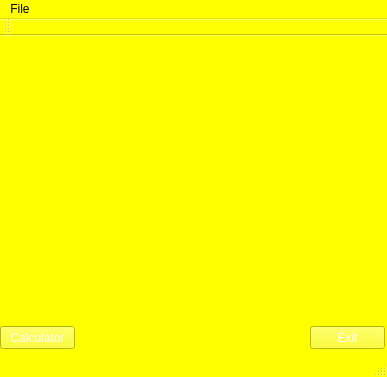
<?xml version="1.0" encoding="UTF-8"?>
<ui version="4.0">
 <class>MainWindow</class>
 <widget class="QMainWindow" name="MainWindow">
  <property name="geometry">
   <rect>
    <x>0</x>
    <y>0</y>
    <width>387</width>
    <height>377</height>
   </rect>
  </property>
  <property name="palette">
   <palette>
    <active>
     <colorrole role="WindowText">
      <brush brushstyle="SolidPattern">
       <color alpha="255">
        <red>0</red>
        <green>0</green>
        <blue>0</blue>
       </color>
      </brush>
     </colorrole>
     <colorrole role="Button">
      <brush brushstyle="SolidPattern">
       <color alpha="255">
        <red>255</red>
        <green>255</green>
        <blue>0</blue>
       </color>
      </brush>
     </colorrole>
     <colorrole role="Light">
      <brush brushstyle="SolidPattern">
       <color alpha="255">
        <red>255</red>
        <green>255</green>
        <blue>127</blue>
       </color>
      </brush>
     </colorrole>
     <colorrole role="Midlight">
      <brush brushstyle="SolidPattern">
       <color alpha="255">
        <red>255</red>
        <green>255</green>
        <blue>63</blue>
       </color>
      </brush>
     </colorrole>
     <colorrole role="Dark">
      <brush brushstyle="SolidPattern">
       <color alpha="255">
        <red>127</red>
        <green>127</green>
        <blue>0</blue>
       </color>
      </brush>
     </colorrole>
     <colorrole role="Mid">
      <brush brushstyle="SolidPattern">
       <color alpha="255">
        <red>170</red>
        <green>170</green>
        <blue>0</blue>
       </color>
      </brush>
     </colorrole>
     <colorrole role="Text">
      <brush brushstyle="SolidPattern">
       <color alpha="255">
        <red>0</red>
        <green>0</green>
        <blue>0</blue>
       </color>
      </brush>
     </colorrole>
     <colorrole role="BrightText">
      <brush brushstyle="SolidPattern">
       <color alpha="255">
        <red>255</red>
        <green>255</green>
        <blue>255</blue>
       </color>
      </brush>
     </colorrole>
     <colorrole role="ButtonText">
      <brush brushstyle="SolidPattern">
       <color alpha="255">
        <red>0</red>
        <green>0</green>
        <blue>0</blue>
       </color>
      </brush>
     </colorrole>
     <colorrole role="Base">
      <brush brushstyle="SolidPattern">
       <color alpha="255">
        <red>255</red>
        <green>255</green>
        <blue>255</blue>
       </color>
      </brush>
     </colorrole>
     <colorrole role="Window">
      <brush brushstyle="SolidPattern">
       <color alpha="255">
        <red>255</red>
        <green>255</green>
        <blue>0</blue>
       </color>
      </brush>
     </colorrole>
     <colorrole role="Shadow">
      <brush brushstyle="SolidPattern">
       <color alpha="255">
        <red>0</red>
        <green>0</green>
        <blue>0</blue>
       </color>
      </brush>
     </colorrole>
     <colorrole role="AlternateBase">
      <brush brushstyle="SolidPattern">
       <color alpha="255">
        <red>255</red>
        <green>255</green>
        <blue>127</blue>
       </color>
      </brush>
     </colorrole>
     <colorrole role="ToolTipBase">
      <brush brushstyle="SolidPattern">
       <color alpha="255">
        <red>255</red>
        <green>255</green>
        <blue>220</blue>
       </color>
      </brush>
     </colorrole>
     <colorrole role="ToolTipText">
      <brush brushstyle="SolidPattern">
       <color alpha="255">
        <red>0</red>
        <green>0</green>
        <blue>0</blue>
       </color>
      </brush>
     </colorrole>
    </active>
    <inactive>
     <colorrole role="WindowText">
      <brush brushstyle="SolidPattern">
       <color alpha="255">
        <red>0</red>
        <green>0</green>
        <blue>0</blue>
       </color>
      </brush>
     </colorrole>
     <colorrole role="Button">
      <brush brushstyle="SolidPattern">
       <color alpha="255">
        <red>255</red>
        <green>255</green>
        <blue>0</blue>
       </color>
      </brush>
     </colorrole>
     <colorrole role="Light">
      <brush brushstyle="SolidPattern">
       <color alpha="255">
        <red>255</red>
        <green>255</green>
        <blue>127</blue>
       </color>
      </brush>
     </colorrole>
     <colorrole role="Midlight">
      <brush brushstyle="SolidPattern">
       <color alpha="255">
        <red>255</red>
        <green>255</green>
        <blue>63</blue>
       </color>
      </brush>
     </colorrole>
     <colorrole role="Dark">
      <brush brushstyle="SolidPattern">
       <color alpha="255">
        <red>127</red>
        <green>127</green>
        <blue>0</blue>
       </color>
      </brush>
     </colorrole>
     <colorrole role="Mid">
      <brush brushstyle="SolidPattern">
       <color alpha="255">
        <red>170</red>
        <green>170</green>
        <blue>0</blue>
       </color>
      </brush>
     </colorrole>
     <colorrole role="Text">
      <brush brushstyle="SolidPattern">
       <color alpha="255">
        <red>0</red>
        <green>0</green>
        <blue>0</blue>
       </color>
      </brush>
     </colorrole>
     <colorrole role="BrightText">
      <brush brushstyle="SolidPattern">
       <color alpha="255">
        <red>255</red>
        <green>255</green>
        <blue>255</blue>
       </color>
      </brush>
     </colorrole>
     <colorrole role="ButtonText">
      <brush brushstyle="SolidPattern">
       <color alpha="255">
        <red>0</red>
        <green>0</green>
        <blue>0</blue>
       </color>
      </brush>
     </colorrole>
     <colorrole role="Base">
      <brush brushstyle="SolidPattern">
       <color alpha="255">
        <red>255</red>
        <green>255</green>
        <blue>255</blue>
       </color>
      </brush>
     </colorrole>
     <colorrole role="Window">
      <brush brushstyle="SolidPattern">
       <color alpha="255">
        <red>255</red>
        <green>255</green>
        <blue>0</blue>
       </color>
      </brush>
     </colorrole>
     <colorrole role="Shadow">
      <brush brushstyle="SolidPattern">
       <color alpha="255">
        <red>0</red>
        <green>0</green>
        <blue>0</blue>
       </color>
      </brush>
     </colorrole>
     <colorrole role="AlternateBase">
      <brush brushstyle="SolidPattern">
       <color alpha="255">
        <red>255</red>
        <green>255</green>
        <blue>127</blue>
       </color>
      </brush>
     </colorrole>
     <colorrole role="ToolTipBase">
      <brush brushstyle="SolidPattern">
       <color alpha="255">
        <red>255</red>
        <green>255</green>
        <blue>220</blue>
       </color>
      </brush>
     </colorrole>
     <colorrole role="ToolTipText">
      <brush brushstyle="SolidPattern">
       <color alpha="255">
        <red>0</red>
        <green>0</green>
        <blue>0</blue>
       </color>
      </brush>
     </colorrole>
    </inactive>
    <disabled>
     <colorrole role="WindowText">
      <brush brushstyle="SolidPattern">
       <color alpha="255">
        <red>127</red>
        <green>127</green>
        <blue>0</blue>
       </color>
      </brush>
     </colorrole>
     <colorrole role="Button">
      <brush brushstyle="SolidPattern">
       <color alpha="255">
        <red>255</red>
        <green>255</green>
        <blue>0</blue>
       </color>
      </brush>
     </colorrole>
     <colorrole role="Light">
      <brush brushstyle="SolidPattern">
       <color alpha="255">
        <red>255</red>
        <green>255</green>
        <blue>127</blue>
       </color>
      </brush>
     </colorrole>
     <colorrole role="Midlight">
      <brush brushstyle="SolidPattern">
       <color alpha="255">
        <red>255</red>
        <green>255</green>
        <blue>63</blue>
       </color>
      </brush>
     </colorrole>
     <colorrole role="Dark">
      <brush brushstyle="SolidPattern">
       <color alpha="255">
        <red>127</red>
        <green>127</green>
        <blue>0</blue>
       </color>
      </brush>
     </colorrole>
     <colorrole role="Mid">
      <brush brushstyle="SolidPattern">
       <color alpha="255">
        <red>170</red>
        <green>170</green>
        <blue>0</blue>
       </color>
      </brush>
     </colorrole>
     <colorrole role="Text">
      <brush brushstyle="SolidPattern">
       <color alpha="255">
        <red>127</red>
        <green>127</green>
        <blue>0</blue>
       </color>
      </brush>
     </colorrole>
     <colorrole role="BrightText">
      <brush brushstyle="SolidPattern">
       <color alpha="255">
        <red>255</red>
        <green>255</green>
        <blue>255</blue>
       </color>
      </brush>
     </colorrole>
     <colorrole role="ButtonText">
      <brush brushstyle="SolidPattern">
       <color alpha="255">
        <red>127</red>
        <green>127</green>
        <blue>0</blue>
       </color>
      </brush>
     </colorrole>
     <colorrole role="Base">
      <brush brushstyle="SolidPattern">
       <color alpha="255">
        <red>255</red>
        <green>255</green>
        <blue>0</blue>
       </color>
      </brush>
     </colorrole>
     <colorrole role="Window">
      <brush brushstyle="SolidPattern">
       <color alpha="255">
        <red>255</red>
        <green>255</green>
        <blue>0</blue>
       </color>
      </brush>
     </colorrole>
     <colorrole role="Shadow">
      <brush brushstyle="SolidPattern">
       <color alpha="255">
        <red>0</red>
        <green>0</green>
        <blue>0</blue>
       </color>
      </brush>
     </colorrole>
     <colorrole role="AlternateBase">
      <brush brushstyle="SolidPattern">
       <color alpha="255">
        <red>255</red>
        <green>255</green>
        <blue>0</blue>
       </color>
      </brush>
     </colorrole>
     <colorrole role="ToolTipBase">
      <brush brushstyle="SolidPattern">
       <color alpha="255">
        <red>255</red>
        <green>255</green>
        <blue>220</blue>
       </color>
      </brush>
     </colorrole>
     <colorrole role="ToolTipText">
      <brush brushstyle="SolidPattern">
       <color alpha="255">
        <red>0</red>
        <green>0</green>
        <blue>0</blue>
       </color>
      </brush>
     </colorrole>
    </disabled>
   </palette>
  </property>
  <property name="windowTitle">
   <string>Enot</string>
  </property>
  <property name="windowIcon">
   <iconset>
    <normaloff>Enot.jpg</normaloff>
    <normalon>:/Enot.jpg</normalon>
    <disabledoff>:/Enot.jpg</disabledoff>
    <disabledon>:/Enot.jpg</disabledon>
    <activeoff>:/Enot.jpg</activeoff>
    <activeon>:/Enot.jpg</activeon>
    <selectedoff>:/Enot.jpg</selectedoff>
    <selectedon>:/Enot.jpg</selectedon>Enot.jpg</iconset>
  </property>
  <property name="styleSheet">
   <string notr="true">Background-image:url(:/Enot.jpg)</string>
  </property>
  <widget class="QWidget" name="centralWidget">
   <widget class="QPushButton" name="pbCalculator">
    <property name="geometry">
     <rect>
      <x>0</x>
      <y>290</y>
      <width>75</width>
      <height>23</height>
     </rect>
    </property>
    <property name="palette">
     <palette>
      <active>
       <colorrole role="WindowText">
        <brush brushstyle="SolidPattern">
         <color alpha="255">
          <red>255</red>
          <green>255</green>
          <blue>255</blue>
         </color>
        </brush>
       </colorrole>
       <colorrole role="Text">
        <brush brushstyle="SolidPattern">
         <color alpha="255">
          <red>255</red>
          <green>255</green>
          <blue>255</blue>
         </color>
        </brush>
       </colorrole>
       <colorrole role="ButtonText">
        <brush brushstyle="SolidPattern">
         <color alpha="255">
          <red>255</red>
          <green>255</green>
          <blue>255</blue>
         </color>
        </brush>
       </colorrole>
       <colorrole role="ToolTipText">
        <brush brushstyle="SolidPattern">
         <color alpha="255">
          <red>255</red>
          <green>255</green>
          <blue>255</blue>
         </color>
        </brush>
       </colorrole>
      </active>
      <inactive>
       <colorrole role="WindowText">
        <brush brushstyle="SolidPattern">
         <color alpha="255">
          <red>255</red>
          <green>255</green>
          <blue>255</blue>
         </color>
        </brush>
       </colorrole>
       <colorrole role="Text">
        <brush brushstyle="SolidPattern">
         <color alpha="255">
          <red>255</red>
          <green>255</green>
          <blue>255</blue>
         </color>
        </brush>
       </colorrole>
       <colorrole role="ButtonText">
        <brush brushstyle="SolidPattern">
         <color alpha="255">
          <red>255</red>
          <green>255</green>
          <blue>255</blue>
         </color>
        </brush>
       </colorrole>
       <colorrole role="ToolTipText">
        <brush brushstyle="SolidPattern">
         <color alpha="255">
          <red>255</red>
          <green>255</green>
          <blue>255</blue>
         </color>
        </brush>
       </colorrole>
      </inactive>
      <disabled>
       <colorrole role="WindowText">
        <brush brushstyle="SolidPattern">
         <color alpha="255">
          <red>120</red>
          <green>120</green>
          <blue>120</blue>
         </color>
        </brush>
       </colorrole>
       <colorrole role="Text">
        <brush brushstyle="SolidPattern">
         <color alpha="255">
          <red>120</red>
          <green>120</green>
          <blue>120</blue>
         </color>
        </brush>
       </colorrole>
       <colorrole role="ButtonText">
        <brush brushstyle="SolidPattern">
         <color alpha="255">
          <red>120</red>
          <green>120</green>
          <blue>120</blue>
         </color>
        </brush>
       </colorrole>
       <colorrole role="ToolTipText">
        <brush brushstyle="SolidPattern">
         <color alpha="255">
          <red>255</red>
          <green>255</green>
          <blue>255</blue>
         </color>
        </brush>
       </colorrole>
      </disabled>
     </palette>
    </property>
    <property name="cursor">
     <cursorShape>OpenHandCursor</cursorShape>
    </property>
    <property name="text">
     <string>Calculator</string>
    </property>
   </widget>
   <widget class="QPushButton" name="pushButton">
    <property name="geometry">
     <rect>
      <x>310</x>
      <y>290</y>
      <width>75</width>
      <height>23</height>
     </rect>
    </property>
    <property name="palette">
     <palette>
      <active>
       <colorrole role="WindowText">
        <brush brushstyle="SolidPattern">
         <color alpha="255">
          <red>255</red>
          <green>255</green>
          <blue>255</blue>
         </color>
        </brush>
       </colorrole>
       <colorrole role="Text">
        <brush brushstyle="SolidPattern">
         <color alpha="255">
          <red>255</red>
          <green>255</green>
          <blue>255</blue>
         </color>
        </brush>
       </colorrole>
       <colorrole role="ButtonText">
        <brush brushstyle="SolidPattern">
         <color alpha="255">
          <red>255</red>
          <green>255</green>
          <blue>255</blue>
         </color>
        </brush>
       </colorrole>
       <colorrole role="ToolTipText">
        <brush brushstyle="SolidPattern">
         <color alpha="255">
          <red>255</red>
          <green>255</green>
          <blue>255</blue>
         </color>
        </brush>
       </colorrole>
      </active>
      <inactive>
       <colorrole role="WindowText">
        <brush brushstyle="SolidPattern">
         <color alpha="255">
          <red>255</red>
          <green>255</green>
          <blue>255</blue>
         </color>
        </brush>
       </colorrole>
       <colorrole role="Text">
        <brush brushstyle="SolidPattern">
         <color alpha="255">
          <red>255</red>
          <green>255</green>
          <blue>255</blue>
         </color>
        </brush>
       </colorrole>
       <colorrole role="ButtonText">
        <brush brushstyle="SolidPattern">
         <color alpha="255">
          <red>255</red>
          <green>255</green>
          <blue>255</blue>
         </color>
        </brush>
       </colorrole>
       <colorrole role="ToolTipText">
        <brush brushstyle="SolidPattern">
         <color alpha="255">
          <red>255</red>
          <green>255</green>
          <blue>255</blue>
         </color>
        </brush>
       </colorrole>
      </inactive>
      <disabled>
       <colorrole role="WindowText">
        <brush brushstyle="SolidPattern">
         <color alpha="255">
          <red>120</red>
          <green>120</green>
          <blue>120</blue>
         </color>
        </brush>
       </colorrole>
       <colorrole role="Text">
        <brush brushstyle="SolidPattern">
         <color alpha="255">
          <red>120</red>
          <green>120</green>
          <blue>120</blue>
         </color>
        </brush>
       </colorrole>
       <colorrole role="ButtonText">
        <brush brushstyle="SolidPattern">
         <color alpha="255">
          <red>120</red>
          <green>120</green>
          <blue>120</blue>
         </color>
        </brush>
       </colorrole>
       <colorrole role="ToolTipText">
        <brush brushstyle="SolidPattern">
         <color alpha="255">
          <red>255</red>
          <green>255</green>
          <blue>255</blue>
         </color>
        </brush>
       </colorrole>
      </disabled>
     </palette>
    </property>
    <property name="text">
     <string>Exit</string>
    </property>
   </widget>
  </widget>
  <widget class="QMenuBar" name="menuBar">
   <property name="geometry">
    <rect>
     <x>0</x>
     <y>0</y>
     <width>387</width>
     <height>21</height>
    </rect>
   </property>
   <widget class="QMenu" name="menuFile">
    <property name="title">
     <string>File</string>
    </property>
    <addaction name="actionCalculator"/>
    <addaction name="actionExit"/>
    <addaction name="actionOpen"/>
   </widget>
   <addaction name="menuFile"/>
  </widget>
  <widget class="QToolBar" name="mainToolBar">
   <attribute name="toolBarArea">
    <enum>TopToolBarArea</enum>
   </attribute>
   <attribute name="toolBarBreak">
    <bool>false</bool>
   </attribute>
  </widget>
  <widget class="QStatusBar" name="statusBar"/>
  <action name="actionCalculator">
   <property name="text">
    <string>Calculator</string>
   </property>
  </action>
  <action name="actionExit">
   <property name="text">
    <string>Exit</string>
   </property>
  </action>
  <action name="actionOpen">
   <property name="text">
    <string>Open</string>
   </property>
  </action>
 </widget>
 <layoutdefault spacing="6" margin="11"/>
 <resources/>
 <connections>
  <connection>
   <sender>actionCalculator</sender>
   <signal>triggered()</signal>
   <receiver>pbCalculator</receiver>
   <slot>click()</slot>
   <hints>
    <hint type="sourcelabel">
     <x>-1</x>
     <y>-1</y>
    </hint>
    <hint type="destinationlabel">
     <x>137</x>
     <y>124</y>
    </hint>
   </hints>
  </connection>
  <connection>
   <sender>actionExit</sender>
   <signal>triggered()</signal>
   <receiver>MainWindow</receiver>
   <slot>close()</slot>
   <hints>
    <hint type="sourcelabel">
     <x>-1</x>
     <y>-1</y>
    </hint>
    <hint type="destinationlabel">
     <x>199</x>
     <y>88</y>
    </hint>
   </hints>
  </connection>
  <connection>
   <sender>pushButton</sender>
   <signal>clicked()</signal>
   <receiver>MainWindow</receiver>
   <slot>close()</slot>
   <hints>
    <hint type="sourcelabel">
     <x>267</x>
     <y>84</y>
    </hint>
    <hint type="destinationlabel">
     <x>199</x>
     <y>88</y>
    </hint>
   </hints>
  </connection>
 </connections>
</ui>
